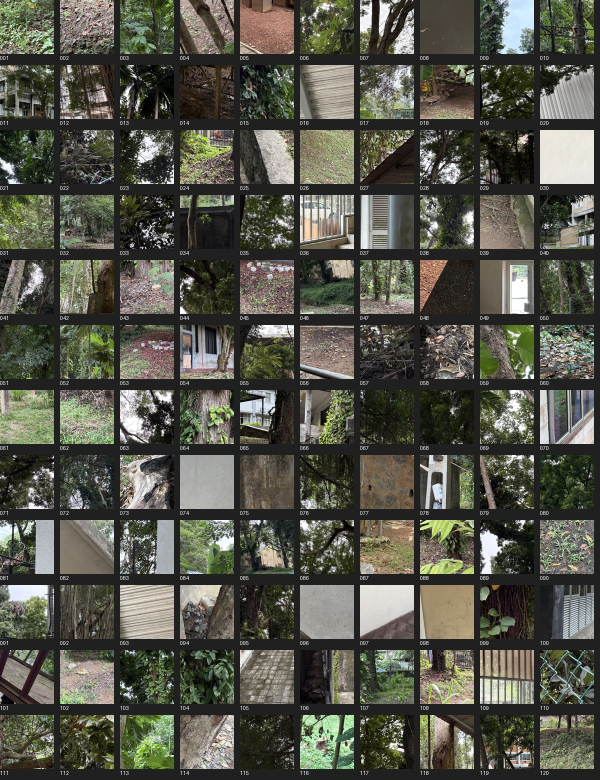
#> input picture scripts/reports/scenes_1.jpg, 1200 x 1560 px (shown at 1/2 size)
$ python -i classical.py   (imports and definitions only)
#> lines starting #> are read from the running program, lines starting #| are printed output that depends on the picture
#> further down, picture is the input picture: shape (1560, 1200, 3); mean B, G, R 74.5, 85.5, 85.1
"""Input-adaptive signal processing, independent of filenames and reference images."""
from __future__ import annotations
import cv2
import numpy as np
import pywt

# Orthonormal opponent coordinates preserve white-noise variance.
OPPONENT=np.array([[1,1,1],[1,0,-1],[1,-2,1]],np.float32)
# [1 line not run here, left out]

def noise_maps(rgb: np.ndarray, block: int=64) -> np.ndarray:
#> called with block = 64
    h,w,_=rgb.shape
#> h = 1560; w = 1200
    grids=np.zeros(((h+block-1)//block,(w+block-1)//block,3),np.float32)
    for gy,top in enumerate(range(0,h,block)):
        for gx,left in enumerate(range(0,w,block)):
            patch=rgb[top:min(top+block,h),left:min(left+block,w)]
            if min(patch.shape[:2])<2:
                patch=rgb[max(0,h-block):h,max(0,w-block):w]
            if min(patch.shape[:2])<2:
                continue
            hf=(patch[:-1,:-1]-patch[1:,:-1]-patch[:-1,1:]+patch[1:,1:])*.5
            center=np.median(hf,axis=(0,1))
            grids[gy,gx]=np.median(np.abs(hf-center),axis=(0,1))/.67448975
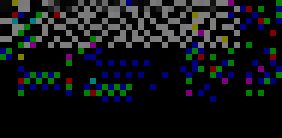
#> hf: shape (23, 47, 3) float64 (shown 6 times larger); mean B, G, R 24.3, 21.5, 18.3
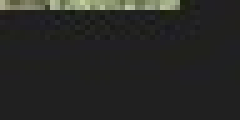
#> patch: shape (24, 48, 3) (shown 5 times larger); mean B, G, R 37, 39.3, 38.8
    # Smooth tile estimates to avoid abrupt strength changes at block boundaries.
    grids=cv2.GaussianBlur(grids,(0,0),.8)
    maps=cv2.resize(grids,(w,h),interpolation=cv2.INTER_LINEAR)
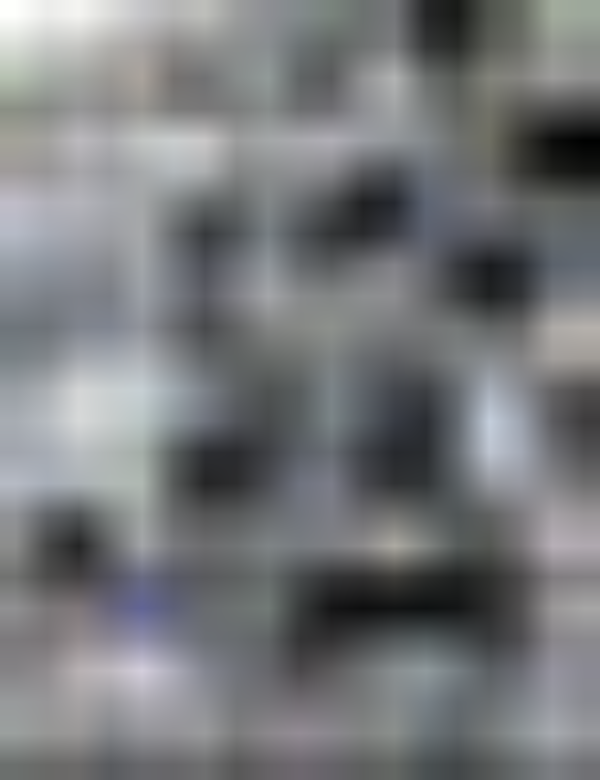
#> maps: shape (1560, 1200, 3) float32 (shown at 1/2 size); mean of channels 0, 1, 2 24.7, 24.3, 23.9; drawn with min black and max white
    return np.clip(maps,0,.3).astype(np.float32)
#> returned value: shape (1560, 1200, 3) float32; every value is 0.3

def repair_outliers(rgb, sigma):
    median=cv2.medianBlur(np.rint(np.clip(rgb,0,1)*255).astype('uint8'),3).astype(np.float32)/255
    delta=np.abs(rgb-median)
    # Extreme isolated deviations only. Original pixels remain a network input.
    threshold=np.maximum(4*sigma,.20)
#> threshold: shape (1560, 1200, 3) float32; every value is 1.2
    weight=np.clip((delta-threshold)/np.maximum(threshold,.02),0,1)
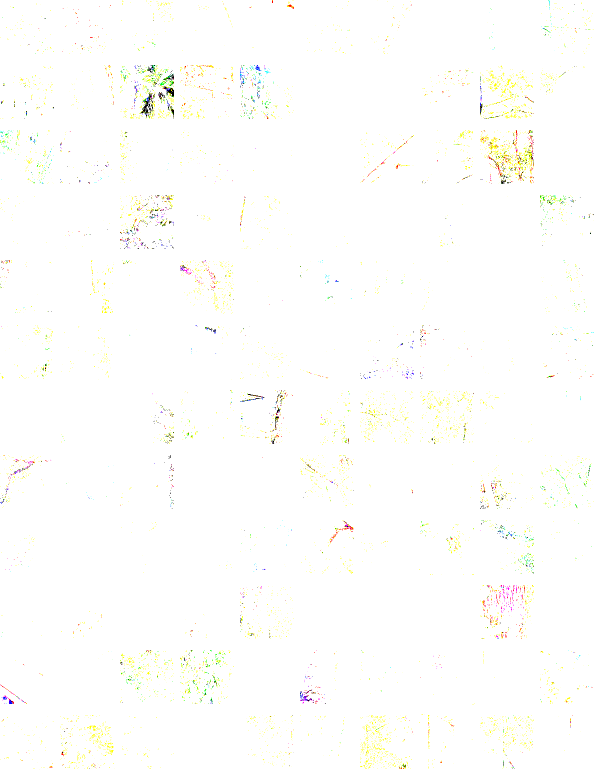
#> weight: shape (1560, 1200, 3) float32 (shown at 1/2 size); mean B, G, R 0.988, 0.996, 0.997
    return rgb+weight*(median-rgb)

def wavelet_estimate(rgb: np.ndarray, sigma=None, strength=1.0, repair=True):
    sigma=noise_maps(rgb) if sigma is None else sigma
    clean=repair_outliers(rgb,sigma) if repair else rgb
    if min(rgb.shape[:2])<8:
        return clean.copy()
    color=clean@OPPONENT.T
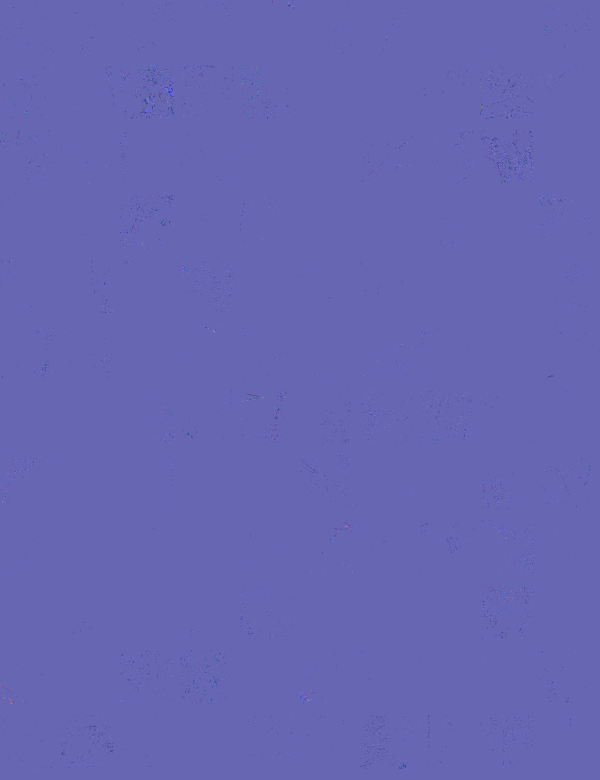
#> color: shape (1560, 1200, 3) float32 (shown at 1/2 size); mean B, G, R 3, -0.00347, -0.00414; drawn with min black and max white
    variance=(sigma*sigma)@(OPPONENT*OPPONENT).T
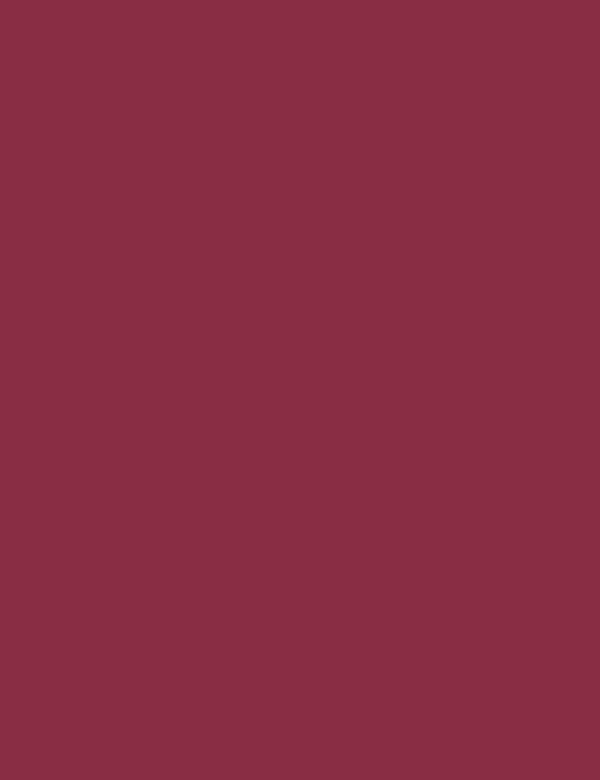
#> variance: shape (1560, 1200, 3) float32 (shown at 1/2 size); mean B, G, R 0.275, 0.184, 0.549
    result=np.empty_like(color)
    for c in range(3):
        wavelet=pywt.Wavelet('db2')
        level=min(3,pywt.dwt_max_level(min(color.shape[:2]),wavelet.dec_len))
        coeffs=pywt.wavedec2(color[...,c],wavelet,mode='symmetric',level=level)
        den=[coeffs[0]]
        for detail in coeffs[1:]:
            nv=cv2.resize(variance[...,c],(detail[0].shape[1],detail[0].shape[0]))
            shrunk=[]
            for arr in detail:
                total=cv2.blur(arr*arr,(5,5))
                signal=np.sqrt(np.maximum(total-nv,1e-8))
                threshold=strength*nv/(signal+1e-8)
                shrunk.append(np.sign(arr)*np.maximum(np.abs(arr)-threshold,0))
            den.append(tuple(shrunk))
        result[...,c]=pywt.waverec2(den,wavelet,mode='symmetric')[:rgb.shape[0],:rgb.shape[1]]
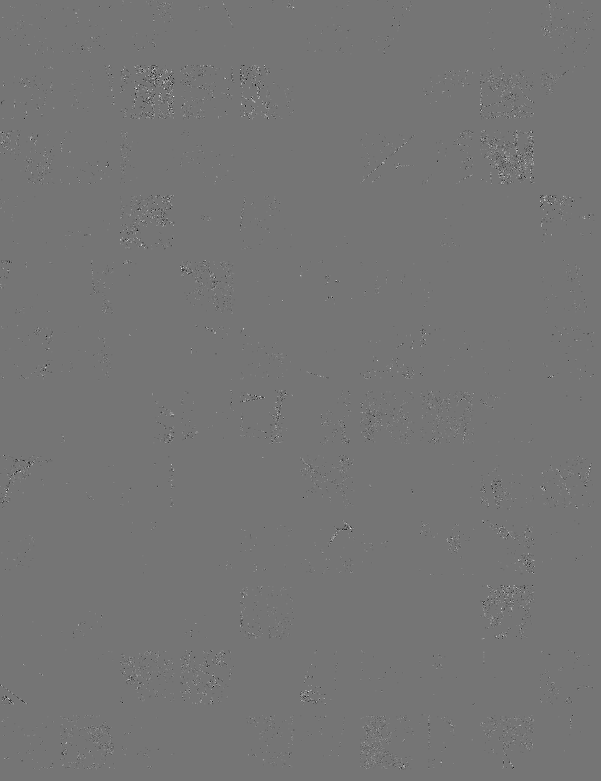
#> arr: shape (781, 601) float32; min -3.67, max 4.27, mean -0.000336; drawn with min black and max white
    return np.clip(result@OPPONENT,0,1).astype(np.float32)

def features(rgb: np.ndarray):
    sigma=noise_maps(rgb)
    base=wavelet_estimate(rgb,sigma)
    # Consistent quantization allows a compact, memory-mapped training cache.
    base=np.rint(base*255)/255
    sigma=np.rint(sigma/.3*255)/255*.3
    return np.concatenate([rgb,base,sigma],axis=-1).astype(np.float32)

>>> import cv2
>>> picture = cv2.imread('reports/scenes_1.jpg')
>>> result = wavelet_estimate(picture)

$ run again, on scripts/reports/scenes_2.jpg
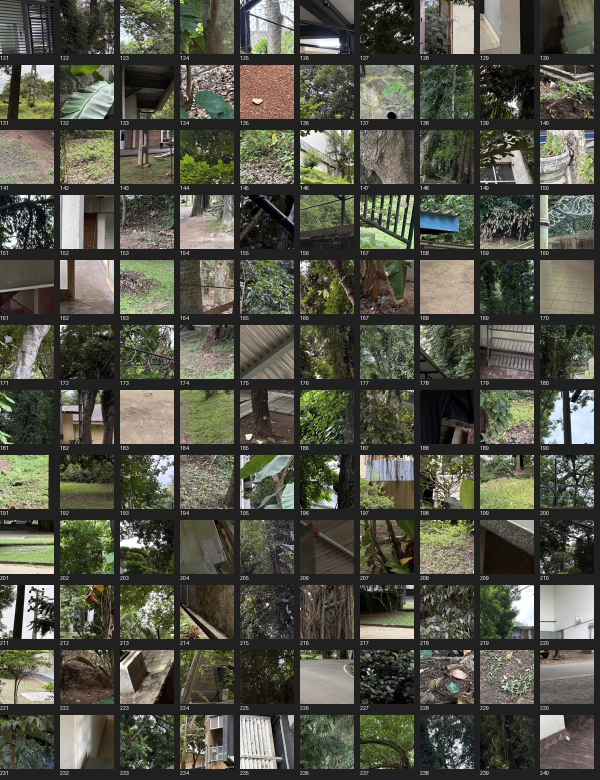
#> input picture scripts/reports/scenes_2.jpg, 1200 x 1560 px (shown at 1/2 size)
#> picture is the input picture: shape (1560, 1200, 3); mean B, G, R 70.9, 82.9, 82.2
#> threshold: shape (1560, 1200, 3) float32; every value is 1.2
#> in repair_outliers, `weight=np.clip((delta-threshold)/np.maximum(threshold,.02),0,1)`:
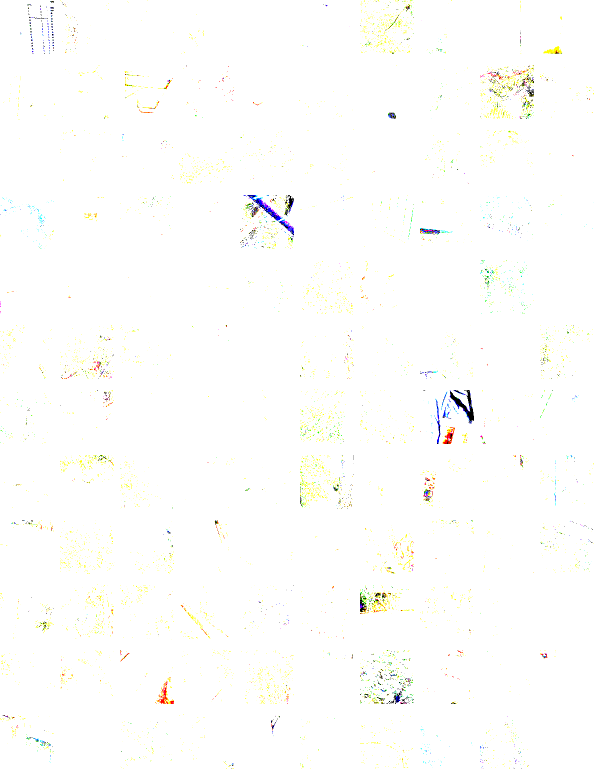
#> weight: shape (1560, 1200, 3) float32 (shown at 1/2 size); mean B, G, R 0.989, 0.995, 0.995
#> after the loop in wavelet_estimate, `for c in range(3):`:
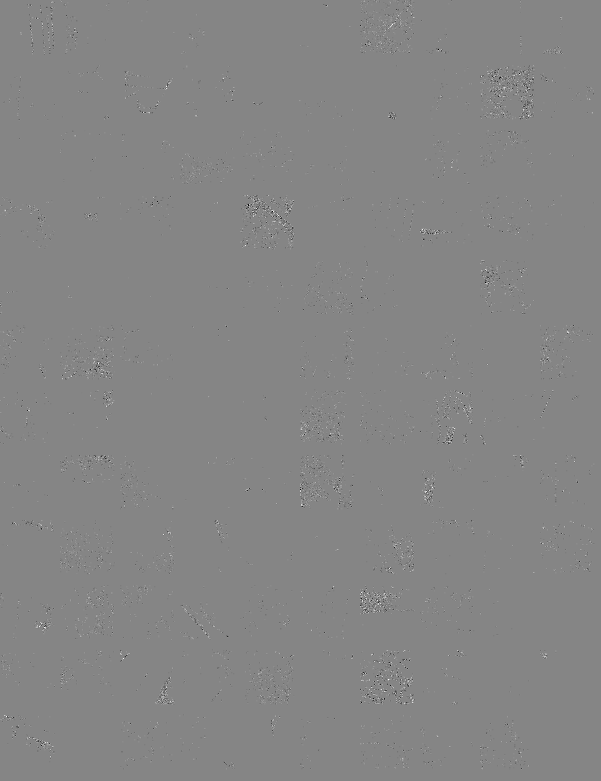
#> arr: shape (781, 601) float32; min -3.91, max 3.54, mean -0.000239; drawn with min black and max white

$ run again, on scripts/reports/scenes_3.jpg
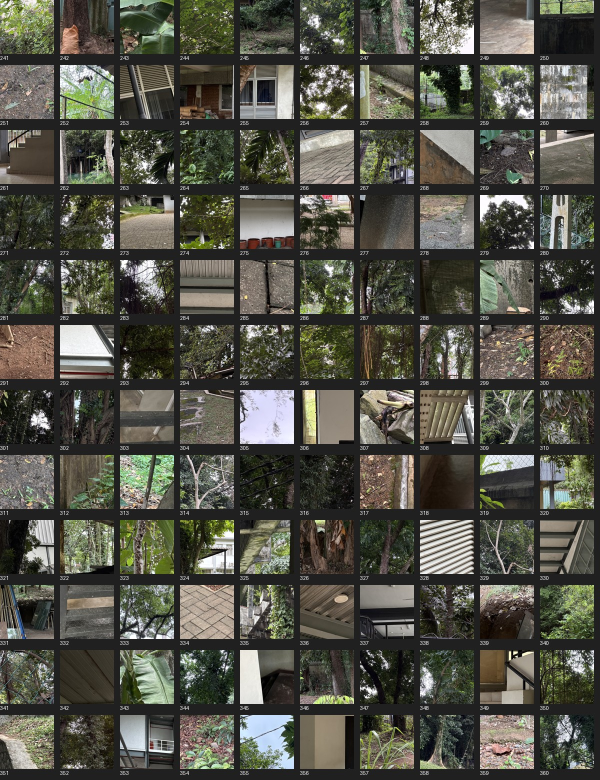
#> input picture scripts/reports/scenes_3.jpg, 1200 x 1560 px (shown at 1/2 size)
#> picture is the input picture: shape (1560, 1200, 3); mean B, G, R 71.6, 82, 82.2
#> threshold: shape (1560, 1200, 3) float32; every value is 1.2
#> in repair_outliers, `weight=np.clip((delta-threshold)/np.maximum(threshold,.02),0,1)`:
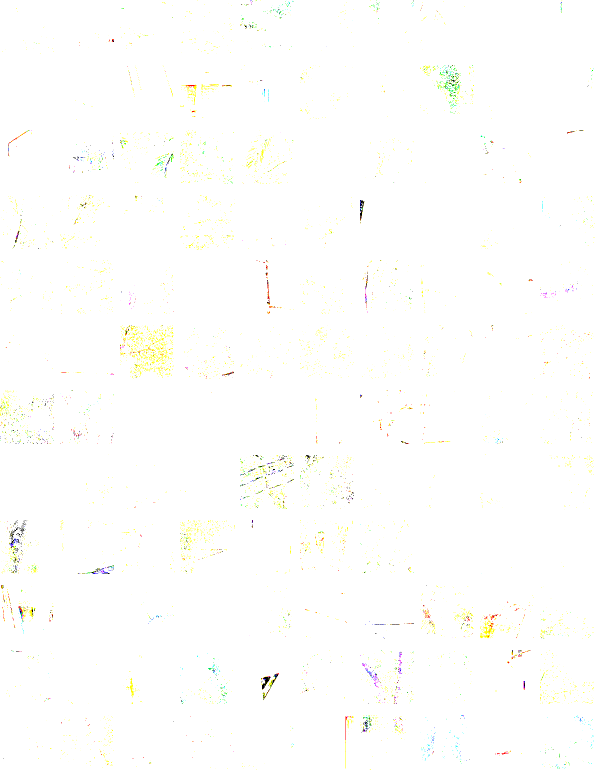
#> weight: shape (1560, 1200, 3) float32 (shown at 1/2 size); mean B, G, R 0.991, 0.998, 0.997
#> in repair_outliers, `return rgb+weight*(median-rgb)`:
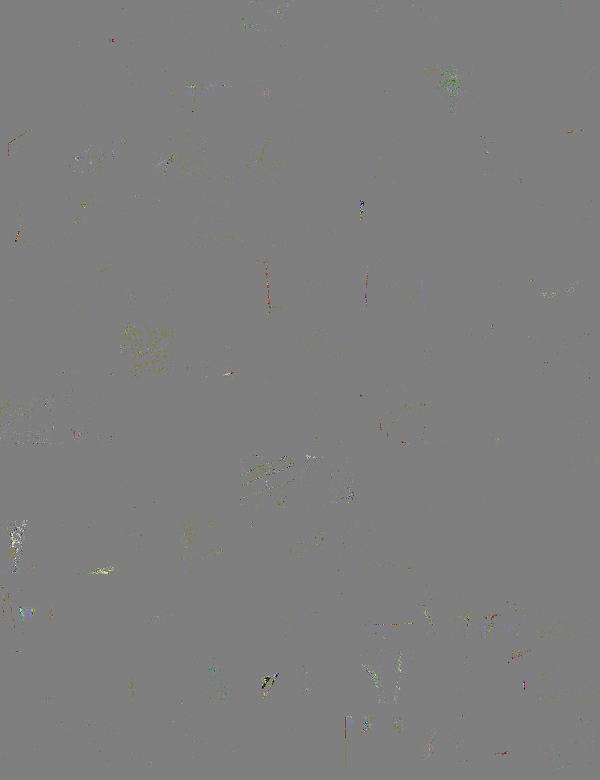
#> returned value: shape (1560, 1200, 3) float32 (shown at 1/2 size); mean of channels 0, 1, 2 0.998, 1, 1; drawn with min black and max white

$ run again, on scripts/reports/scenes_4.jpg
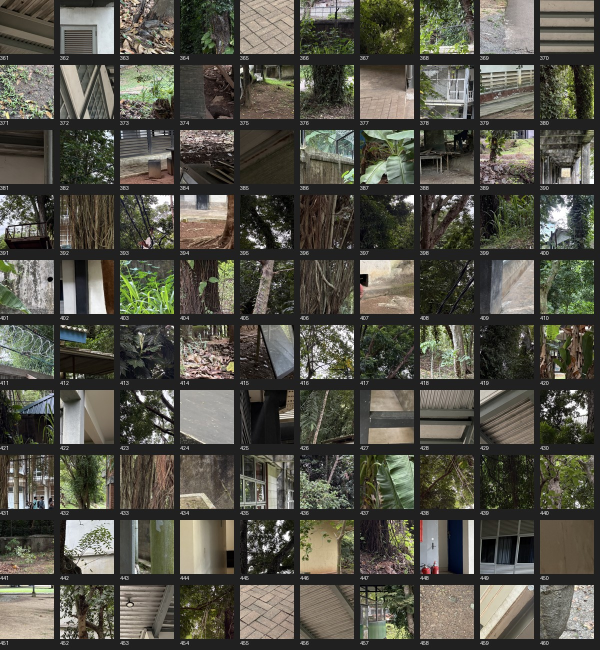
#> input picture scripts/reports/scenes_4.jpg, 1200 x 1300 px (shown at 1/2 size)
#> picture is the input picture: shape (1300, 1200, 3); mean B, G, R 71.7, 81.9, 83.2
#> threshold: shape (1300, 1200, 3) float32; every value is 1.2
#> in repair_outliers, `return rgb+weight*(median-rgb)`:
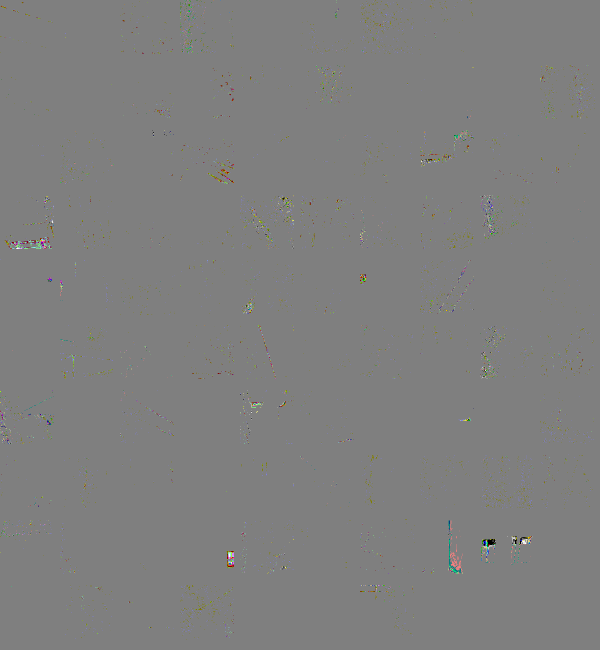
#> returned value: shape (1300, 1200, 3) float32 (shown at 1/2 size); mean of channels 0, 1, 2 0.997, 1, 1; drawn with min black and max white
